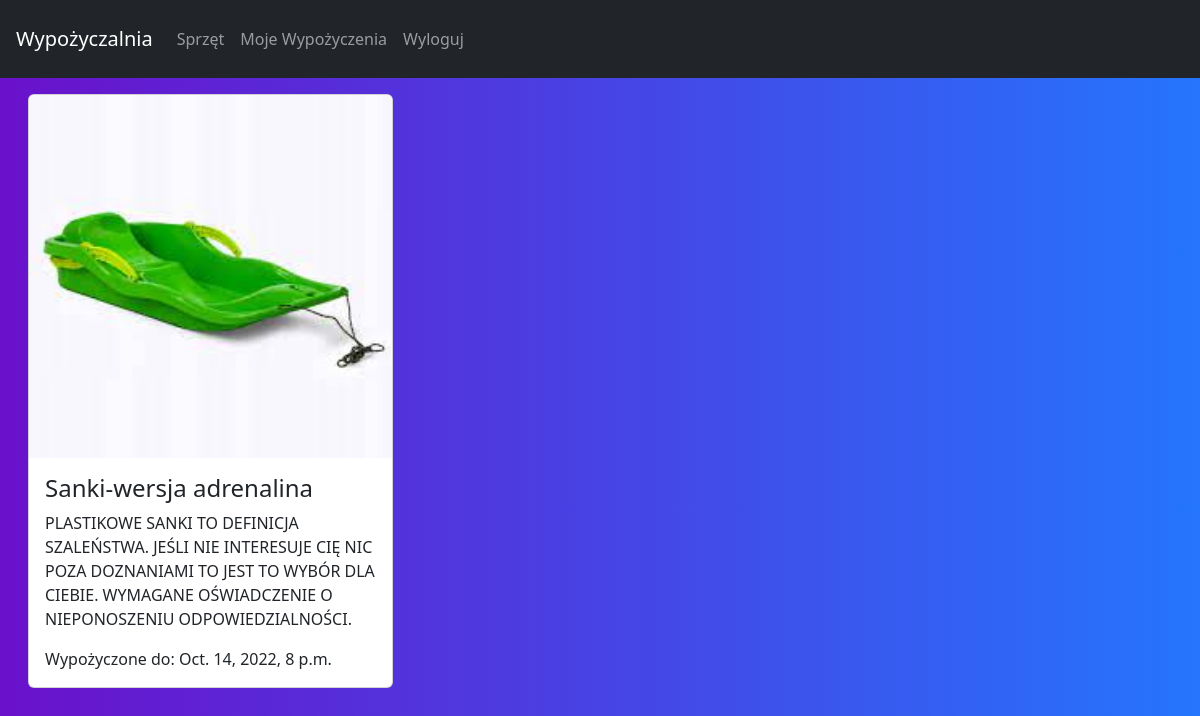
Page /your_rents/ (signed in) on the committed database.
### eqRentalApp/models.py (models this page shows, shortened)
class Rent(models.Model):
    client = models.ForeignKey(User, on_delete=models.CASCADE)
    rented_eq = models.ForeignKey(Equipment, on_delete=models.CASCADE)
    rented_date = models.DateTimeField(auto_now_add=True)
    end_of_rent_date = models.DateTimeField(null=True, default=None, blank=True)
    phone = models.CharField(max_length=12)
    email = models.EmailField(max_length=254)

class Equipment(models.Model):
    name = models.CharField(max_length=100)
    quantity = models.IntegerField(validators=[MinValueValidator(0, message="Nie można dać mniej niż 0!")])
    description = models.CharField(max_length=500)
    price = models.DecimalField(decimal_places=2, max_digits=7)
    image = models.ImageField()

### eqRentalApp/views.py (the view)
# urls.py: path('your_rents/', views.your_rents_view, name='your-rents')
def your_rents_view(request):
    your_rent = Rent.objects.filter(client=request.user)
    now = datetime.now()
    penalty = {}
    for rent in your_rent:
        rent_date = rent.end_of_rent_date.date()
        rent_time = rent.end_of_rent_date.time()
        current_date = now.date()
        current_time = now.time()
        if rent_date.day < current_date.day and rent_date.month == current_date.month:
            penalty[rent.id] = []
            penalty[rent.id].append(abs((rent_date.day - current_date.day)* 15))
        if rent_date.day == current_date.day and rent_date.month == current_date.month and rent_time.hour < current_time.hour:
            print('hours',rent_time.hour - current_time.hour)
            penalty[rent.id] = []
            penalty[rent.id].append(abs((rent_time.hour - current_time.hour)* 2))
    print(penalty)
    return render(request, 'your_rents.html', {"equipment": your_rent, "penalty": penalty})

### templates/your_rents.html (shortened to what this page needs)
{% include 'base.html' %}
{% load static %}
<body class='gradient-custom'>
    <div class="row row-cols-1 row-cols-md-3 mt-3 m-3">
        {% for item in equipment %}
        <div class="col mb-4">
          <div class="card">
            <div class="view overlay">
              <img class="card-img-top" src="{% static item.rented_eq.image %}"
                alt="Card image cap">
            </div>
            <div class="card-body">
              <h4 class="card-title">{{item.rented_eq.name}}</h4>
              <p class="card-text">{{item.rented_eq.description}}</p>
              <p class="card-text">Wypożyczone do: {{item.end_of_rent_date}}</p>
            </div>
          </div>
        </div>
        {% endfor %}
      </div>
</body>

### templates/your_rents.html (style rules this page uses)
.gradient-custom { background: #6a11cb; background: -webkit-linear-gradient(to right, rgba(106, 17, 203, 1), rgba(37, 117, 252, 1)); background: linear-gradient(to right, rgba(106, 17, 203, 1), rgba(37, 117, 252, 1)) }

### rows in the picture
Rent: rented_eq.image (picture), rented_eq.name "Sanki-wersja adrenalina", rented_eq.description "PLASTIKOWE SANKI TO DEFINICJA SZALEŃSTWA. JEŚLI NIE INTERESUJE CIĘ NIC POZA DOZNANIAMI TO JEST TO WYBÓR DLA CIEBIE. WYMAGANE OŚWIADCZENIE O NIEPONOSZENIU ODPOWIEDZIALNOŚCI.", end_of_rent_date "Oct. 14, 2022, 8 p.m."
